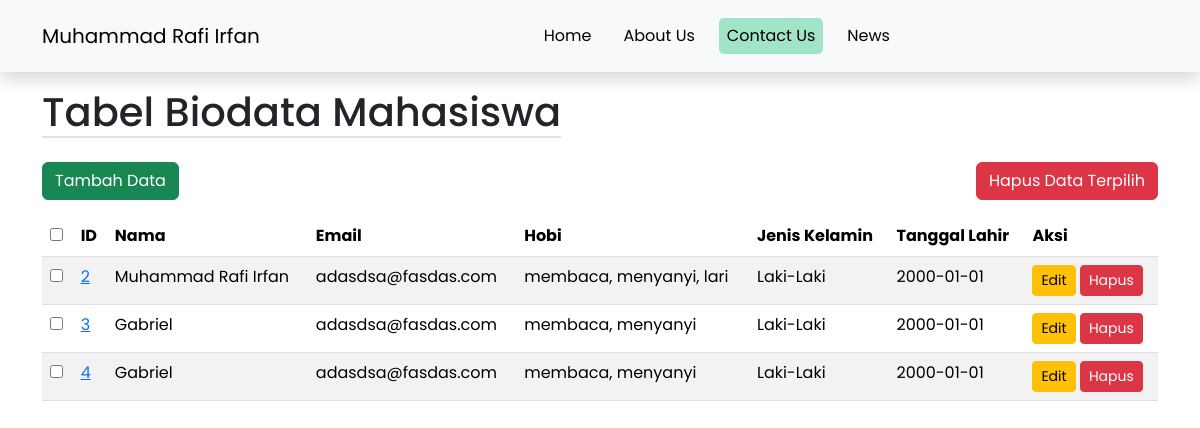
Page /tables.php on the earlier database version.
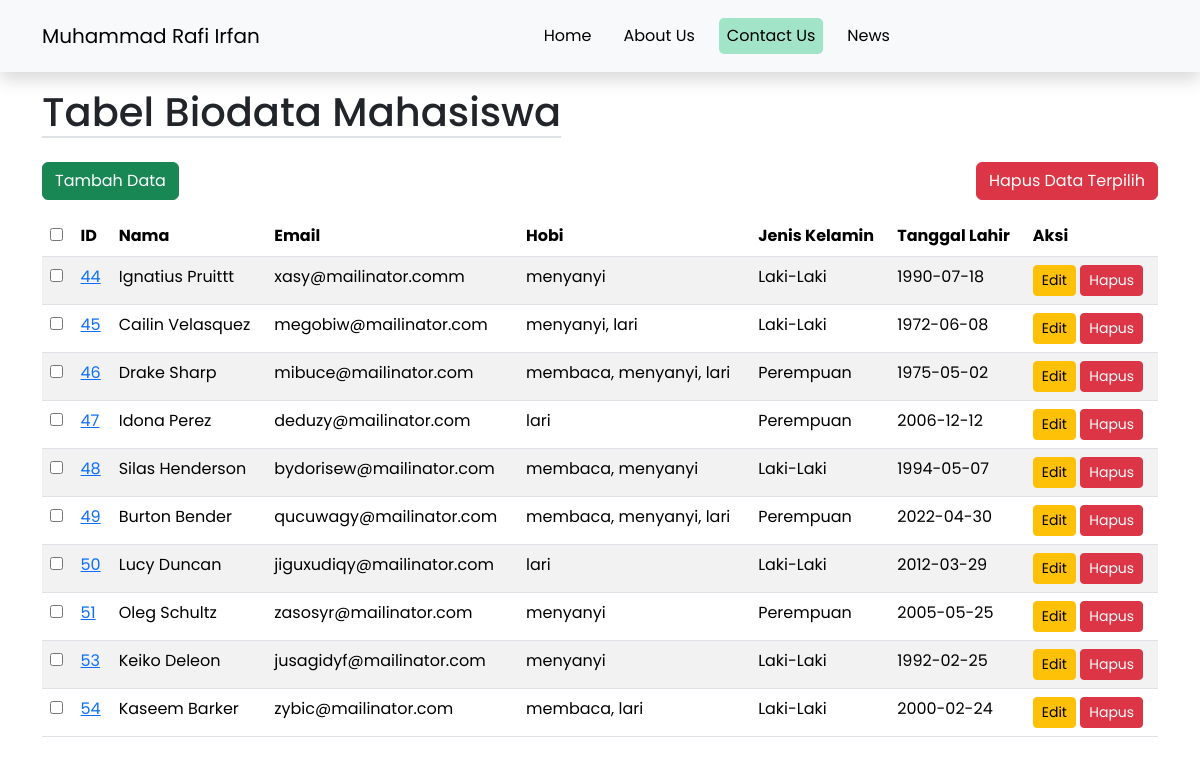
Same page on the later database version.
### tables this page shows
CREATE TABLE `users` (
  `id` int UNSIGNED NOT NULL,
  `name` varchar(100) NOT NULL,
  `email` varchar(100) NOT NULL,
  `hobbies` varchar(255) NOT NULL,
  `gender` varchar(20) DEFAULT NULL,
  `birthDate` date DEFAULT NULL
);

### tables.php (the view, shortened to what this page needs)
<?php
include 'koneksi.php';
$sql = "SELECT * FROM users";
$result = $conn->query($sql);
?>
<!DOCTYPE html>
<html lang="en">
<head>
    <link rel="stylesheet" href="https://cdn.jsdelivr.net/npm/bootstrap-icons@1.11.3/font/bootstrap-icons.min.css">
    <link href="https://cdn.jsdelivr.net/npm/bootstrap@5.3.3/dist/css/bootstrap.min.css" rel="stylesheet">
    <link rel="stylesheet" href="https://cdn.datatables.net/2.1.8/css/dataTables.bootstrap5.css">
    <link rel="stylesheet" href="assets/css/style.css">
</head>
<body>
    <header class="bg-light position-sticky w-100 shadow py-2">
        <nav class="navbar navbar-expand-lg navbar-light bg-light">
            <div class="container">
                <a class="navbar-brand" href="#">Muhammad Rafi Irfan</a>
                <div class="collapse navbar-collapse justify-content-center" id="navbarNav">
                    <ul class="navbar-nav d-flex gap-3">
                        <li class="nav-item"><a class="nav-link" href="index.php">Home</a></li>
                        <li class="nav-item"><a class="nav-link" href="about.php">About Us</a></li>
                        <li class="nav-item"><a class="nav-link active" aria-current="page" href="#">Contact Us</a></li>
                        <li class="nav-item"><a class="nav-link" href="halaman-berita/dashboard-berita.php">News</a></li>
                    </ul>
                </div>
            </div>
        </nav>
    </header>
    <section class="container my-3">
        <h1 class="mb-4 border-bottom border-2 mt-3" style="width: fit-content;">Tabel Biodata Mahasiswa</h1>
        <form method="post">
            <div class="d-flex justify-content-between mb-3">
                <a href="kontak.php" class="btn btn-success">Tambah Data</a>
                <button type="submit" name="delete_selected" class="btn btn-danger">Hapus Data Terpilih</button>
            </div>
            <div class="table-responsive">
                <table id="dataTable" class="table table-striped">
                    <thead>
                        <tr>
                            <th><input type="checkbox" id="select-all"></th>
                            <th>ID</th>
                            <th>Nama</th>
                            <th>Email</th>
                            <th>Hobi</th>
                            <th>Jenis Kelamin</th>
                            <th>Tanggal Lahir</th>
                            <th>Aksi</th>
                        </tr>
                    </thead>
                    <tbody>
                        <?php if ($result->num_rows > 0): ?>
                            <?php while ($row = $result->fetch_assoc()): ?>
                                <tr>
                                    <td><input type="checkbox" name="select[]" value="<?= $row['id'] ?>"></td>
                                    <td><a href="view.php?id=<?= $row['id'] ?>"><?= $row['id'] ?></a></td>
                                    <td><?= $row['name'] ?></td>
                                    <td><?= $row['email'] ?></td>
                                    <td><?= $row['hobbies'] ?></td>
                                    <td><?= $row['gender'] == "male" ? "Laki-Laki" : "Perempuan" ?></td>
                                    <td><?= $row['birthDate'] ?></td>
                                    <td>
                                        <a href="edit.php?id=<?= $row['id'] ?>" class="btn btn-warning btn-sm">Edit</a>
                                        <form method="post" style="display:inline-block;">
                                            <button type="submit" name="delete" class="btn btn-danger btn-sm">Hapus</button>
                                        </form>
                                    </td>
                                </tr>
                            <?php endwhile; ?>
                        <?php else: ?>
                            <tr>
                                <td colspan="8" class="text-center">Tidak ada data ditemukan</td>
                            </tr>
                        <?php endif; ?>
                    </tbody>
                </table>
            </div>
        </form>
    </section>
</body>
</html>

### assets/css/style.css (style rules this page uses)
:root { scroll-behavior: smooth; }
body { margin: 0; padding: 0; font-family: 'Poppins', sans-serif; font-weight: 400; }
header { top: 0; background-color: bisque; width: 100vw; z-index: 1000; }
.nav-link { border-radius: 5px; padding: 6px 12px; color: black; text-decoration: none; }
.nav-item .active { background-color: rgb(161, 228, 200); }

Differences in the rows shown:
removed users: id "2", name "Muhammad Rafi Irfan", email "adasdsa@fasdas.com", hobbies "membaca, menyanyi, lari", gender "Laki-Laki", birthDate "2000-01-01"
removed users: id "3", name "Gabriel", email "adasdsa@fasdas.com", hobbies "membaca, menyanyi", gender "Laki-Laki", birthDate "2000-01-01"
removed users: id "4", name "Gabriel", email "adasdsa@fasdas.com", hobbies "membaca, menyanyi", gender "Laki-Laki", birthDate "2000-01-01"
added users: id "44", name "Ignatius Pruittt", email "xasy@mailinator.comm", hobbies "menyanyi", gender "Laki-Laki", birthDate "1990-07-18"
added users: id "45", name "Cailin Velasquez", email "megobiw@mailinator.com", hobbies "menyanyi, lari", gender "Laki-Laki", birthDate "1972-06-08"
added users: id "46", name "Drake Sharp", email "mibuce@mailinator.com", hobbies "membaca, menyanyi, lari", gender "Perempuan", birthDate "1975-05-02"
added users: id "47", name "Idona Perez", email "deduzy@mailinator.com", hobbies "lari", gender "Perempuan", birthDate "2006-12-12"
added users: id "48", name "Silas Henderson", email "bydorisew@mailinator.com", hobbies "membaca, menyanyi", gender "Laki-Laki", birthDate "1994-05-07"
added users: id "49", name "Burton Bender", email "qucuwagy@mailinator.com", hobbies "membaca, menyanyi, lari", gender "Perempuan", birthDate "2022-04-30"
added users: id "50", name "Lucy Duncan", email "jiguxudiqy@mailinator.com", hobbies "lari", gender "Laki-Laki", birthDate "2012-03-29"
added users: id "51", name "Oleg Schultz", email "zasosyr@mailinator.com", hobbies "menyanyi", gender "Perempuan", birthDate "2005-05-25"
added users: id "53", name "Keiko Deleon", email "jusagidyf@mailinator.com", hobbies "menyanyi", gender "Laki-Laki", birthDate "1992-02-25"
added users: id "54", name "Kaseem Barker", email "zybic@mailinator.com", hobbies "membaca, lari", gender "Laki-Laki", birthDate "2000-02-24"
